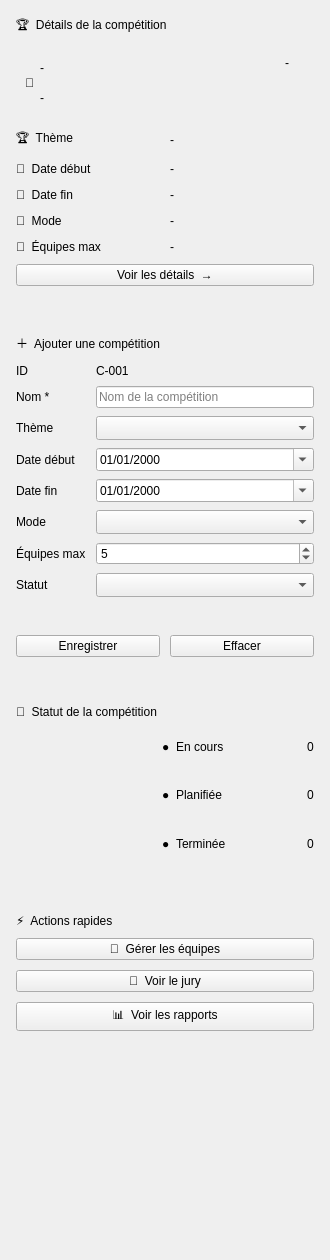
            <widget class="QWidget" name="rightCol">
             <property name="geometry">
              <rect>
               <x>0</x>
               <y>0</y>
               <width>330</width>
               <height>1260</height>
              </rect>
             </property>
             <property name="minimumSize">
              <size>
               <width>330</width>
               <height>0</height>
              </size>
             </property>
             <property name="maximumSize">
              <size>
               <width>330</width>
               <height>16777215</height>
              </size>
             </property>
             <layout class="QVBoxLayout" name="rightLayout">
              <property name="spacing">
               <number>16</number>
              </property>
              <property name="leftMargin">
               <number>0</number>
              </property>
              <property name="topMargin">
               <number>0</number>
              </property>
              <property name="rightMargin">
               <number>0</number>
              </property>
              <property name="bottomMargin">
               <number>0</number>
              </property>
              <item>
               <widget class="QFrame" name="cardDetails">
                <property name="card" stdset="0">
                 <bool>true</bool>
                </property>
                <layout class="QVBoxLayout" name="detailsLayout">
                 <property name="spacing">
                  <number>10</number>
                 </property>
                 <property name="leftMargin">
                  <number>16</number>
                 </property>
                 <property name="topMargin">
                  <number>16</number>
                 </property>
                 <property name="rightMargin">
                  <number>16</number>
                 </property>
                 <property name="bottomMargin">
                  <number>16</number>
                 </property>
                 <item>
                  <widget class="QLabel" name="lblDetails">
                   <property name="role" stdset="0">
                    <string notr="true">cardTitle</string>
                   </property>
                   <property name="text">
                    <string>🏆  Détails de la compétition</string>
                   </property>
                  </widget>
                 </item>
                 <item>
                  <widget class="QFrame" name="detailHead">
                   <layout class="QHBoxLayout" name="detailHeadLayout">
                    <item>
                     <widget class="QLabel" name="dIco">
                      <property name="text">
                       <string>🍃</string>
                      </property>
                     </widget>
                    </item>
                    <item>
                     <layout class="QVBoxLayout" name="detailNameLayout">
                      <item>
                       <widget class="QLabel" name="dNom">
                        <property name="text">
                         <string>-</string>
                        </property>
                       </widget>
                      </item>
                      <item>
                       <widget class="QLabel" name="dId">
                        <property name="text">
                         <string>-</string>
                        </property>
                       </widget>
                      </item>
                     </layout>
                    </item>
                    <item>
                     <spacer name="detailHeadSpacer">
                      <property name="orientation">
                       <enum>Qt::Horizontal</enum>
                      </property>
                      <property name="sizeHint" stdset="0">
                       <size>
                        <width>40</width>
                        <height>20</height>
                       </size>
                      </property>
                     </spacer>
                    </item>
                    <item>
                     <layout class="QVBoxLayout" name="detailBadgeLayout">
                      <item>
                       <widget class="QLabel" name="dBadge">
                        <property name="text">
                         <string>-</string>
                        </property>
                       </widget>
                      </item>
                      <item>
                       <spacer name="detailBadgeSpacer">
                        <property name="orientation">
                         <enum>Qt::Vertical</enum>
                        </property>
                        <property name="sizeHint" stdset="0">
                         <size>
                          <width>20</width>
                          <height>40</height>
                         </size>
                        </property>
                       </spacer>
                      </item>
                     </layout>
                    </item>
                   </layout>
                  </widget>
                 </item>
                 <item>
                  <layout class="QGridLayout" name="detailsGrid">
                   <property name="verticalSpacing">
                    <number>12</number>
                   </property>
                   <item row="0" column="0">
                    <widget class="QLabel" name="dThemeLabel">
                     <property name="text">
                      <string>🏆  Thème</string>
                     </property>
                    </widget>
                   </item>
                   <item row="0" column="1">
                    <widget class="QLabel" name="dTheme">
                     <property name="text">
                      <string>-</string>
                     </property>
                    </widget>
                   </item>
                   <item row="1" column="0">
                    <widget class="QLabel" name="dDebutLabel">
                     <property name="text">
                      <string>📅  Date début</string>
                     </property>
                    </widget>
                   </item>
                   <item row="1" column="1">
                    <widget class="QLabel" name="dDebut">
                     <property name="text">
                      <string>-</string>
                     </property>
                    </widget>
                   </item>
                   <item row="2" column="0">
                    <widget class="QLabel" name="dFinLabel">
                     <property name="text">
                      <string>📅  Date fin</string>
                     </property>
                    </widget>
                   </item>
                   <item row="2" column="1">
                    <widget class="QLabel" name="dFin">
                     <property name="text">
                      <string>-</string>
                     </property>
                    </widget>
                   </item>
                   <item row="3" column="0">
                    <widget class="QLabel" name="dModeLabel">
                     <property name="text">
                      <string>👥  Mode</string>
                     </property>
                    </widget>
                   </item>
                   <item row="3" column="1">
                    <widget class="QLabel" name="dMode">
                     <property name="text">
                      <string>-</string>
                     </property>
                    </widget>
                   </item>
                   <item row="4" column="0">
                    <widget class="QLabel" name="dMaxLabel">
                     <property name="text">
                      <string>👥  Équipes max</string>
                     </property>
                    </widget>
                   </item>
                   <item row="4" column="1">
                    <widget class="QLabel" name="dMax">
                     <property name="text">
                      <string>-</string>
                     </property>
                    </widget>
                   </item>
                  </layout>
                 </item>
                 <item>
                  <widget class="QPushButton" name="btnDetails">
                   <property name="cursor">
                    <cursorShape>PointingHandCursor</cursorShape>
                   </property>
                   <property name="kind" stdset="0">
                    <string notr="true">primary</string>
                   </property>
                   <property name="text">
                    <string>Voir les détails  →</string>
                   </property>
                  </widget>
                 </item>
                </layout>
               </widget>
              </item>
              <item>
               <widget class="QFrame" name="cardAdd">
                <property name="card" stdset="0">
                 <bool>true</bool>
                </property>
                <layout class="QVBoxLayout" name="addLayout">
                 <property name="spacing">
                  <number>12</number>
                 </property>
                 <property name="leftMargin">
                  <number>16</number>
                 </property>
                 <property name="topMargin">
                  <number>16</number>
                 </property>
                 <property name="rightMargin">
                  <number>16</number>
                 </property>
                 <property name="bottomMargin">
                  <number>16</number>
                 </property>
                 <item>
                  <widget class="QLabel" name="lblAdd">
                   <property name="role" stdset="0">
                    <string notr="true">cardTitle</string>
                   </property>
                   <property name="text">
                    <string>＋  Ajouter une compétition</string>
                   </property>
                  </widget>
                 </item>
                 <item>
                  <layout class="QFormLayout" name="addFormLayout">
                   <property name="fieldGrowthPolicy">
                    <enum>QFormLayout::AllNonFixedFieldsGrow</enum>
                   </property>
                   <property name="horizontalSpacing">
                    <number>10</number>
                   </property>
                   <property name="verticalSpacing">
                    <number>8</number>
                   </property>
                   <item row="0" column="0">
                    <widget class="QLabel" name="aIdLabel">
                     <property name="text">
                      <string>ID</string>
                     </property>
                    </widget>
                   </item>
                   <item row="0" column="1">
                    <widget class="QLabel" name="aId">
                     <property name="text">
                      <string>C-001</string>
                     </property>
                    </widget>
                   </item>
                   <item row="1" column="0">
                    <widget class="QLabel" name="aNomLabel">
                     <property name="text">
                      <string>Nom *</string>
                     </property>
                    </widget>
                   </item>
                   <item row="1" column="1">
                    <widget class="QLineEdit" name="aNom">
                     <property name="placeholderText">
                      <string>Nom de la compétition</string>
                     </property>
                    </widget>
                   </item>
                   <item row="2" column="0">
                    <widget class="QLabel" name="aThemeLabel">
                     <property name="text">
                      <string>Thème</string>
                     </property>
                    </widget>
                   </item>
                   <item row="2" column="1">
                    <widget class="QComboBox" name="aTheme">
                     <property name="sizeAdjustPolicy">
                      <enum>QComboBox::AdjustToMinimumContentsLengthWithIcon</enum>
                     </property>
                     <property name="minimumContentsLength">
                      <number>8</number>
                     </property>
                    </widget>
                   </item>
                   <item row="3" column="0">
                    <widget class="QLabel" name="aDebutLabel">
                     <property name="text">
                      <string>Date début</string>
                     </property>
                    </widget>
                   </item>
                   <item row="3" column="1">
                    <widget class="QDateEdit" name="aDebut">
                     <property name="displayFormat">
                      <string notr="true">dd/MM/yyyy</string>
                     </property>
                     <property name="calendarPopup">
                      <bool>true</bool>
                     </property>
                    </widget>
                   </item>
                   <item row="4" column="0">
                    <widget class="QLabel" name="aFinLabel">
                     <property name="text">
                      <string>Date fin</string>
                     </property>
                    </widget>
                   </item>
                   <item row="4" column="1">
                    <widget class="QDateEdit" name="aFin">
                     <property name="displayFormat">
                      <string notr="true">dd/MM/yyyy</string>
                     </property>
                     <property name="calendarPopup">
                      <bool>true</bool>
                     </property>
                    </widget>
                   </item>
                   <item row="5" column="0">
                    <widget class="QLabel" name="aModeLabel">
                     <property name="text">
                      <string>Mode</string>
                     </property>
                    </widget>
                   </item>
                   <item row="5" column="1">
                    <widget class="QComboBox" name="aMode">
                     <property name="sizeAdjustPolicy">
                      <enum>QComboBox::AdjustToMinimumContentsLengthWithIcon</enum>
                     </property>
                     <property name="minimumContentsLength">
                      <number>8</number>
                     </property>
                    </widget>
                   </item>
                   <item row="6" column="0">
                    <widget class="QLabel" name="aMaxLabel">
                     <property name="text">
                      <string>Équipes max</string>
                     </property>
                    </widget>
                   </item>
                   <item row="6" column="1">
                    <widget class="QSpinBox" name="aMax">
                     <property name="minimum">
                      <number>1</number>
                     </property>
                     <property name="maximum">
                      <number>999</number>
                     </property>
                     <property name="value">
                      <number>5</number>
                     </property>
                    </widget>
                   </item>
                   <item row="7" column="0">
                    <widget class="QLabel" name="aStatutLabel">
                     <property name="text">
                      <string>Statut</string>
                     </property>
                    </widget>
                   </item>
                   <item row="7" column="1">
                    <widget class="QComboBox" name="aStatut">
                     <property name="sizeAdjustPolicy">
                      <enum>QComboBox::AdjustToMinimumContentsLengthWithIcon</enum>
                     </property>
                     <property name="minimumContentsLength">
                      <number>8</number>
                     </property>
                    </widget>
                   </item>
                  </layout>
                 </item>
                 <item>
                  <widget class="QLabel" name="aErr">
                   <property name="text">
                    <string />
                   </property>
                   <property name="wordWrap">
                    <bool>true</bool>
                   </property>
                  </widget>
                 </item>
                 <item>
                  <layout class="QHBoxLayout" name="addButtonsLayout" stretch="1,1">
                   <property name="spacing">
                    <number>10</number>
                   </property>
                   <item>
                    <widget class="QPushButton" name="btnSave">
                     <property name="cursor">
                      <cursorShape>PointingHandCursor</cursorShape>
                     </property>
                     <property name="kind" stdset="0">
                      <string notr="true">primary</string>
                     </property>
                     <property name="text">
                      <string>Enregistrer</string>
                     </property>
                    </widget>
                   </item>
                   <item>
                    <widget class="QPushButton" name="btnClear">
                     <property name="cursor">
                      <cursorShape>PointingHandCursor</cursorShape>
                     </property>
                     <property name="kind" stdset="0">
                      <string notr="true">outline</string>
                     </property>
                     <property name="text">
                      <string>Effacer</string>
                     </property>
                    </widget>
                   </item>
                  </layout>
                 </item>
                </layout>
               </widget>
              </item>
              <item>
               <widget class="QFrame" name="cardStatut">
                <property name="card" stdset="0">
                 <bool>true</bool>
                </property>
                <layout class="QVBoxLayout" name="statutLayout">
                 <property name="leftMargin">
                  <number>16</number>
                 </property>
                 <property name="topMargin">
                  <number>16</number>
                 </property>
                 <property name="rightMargin">
                  <number>16</number>
                 </property>
                 <property name="bottomMargin">
                  <number>16</number>
                 </property>
                 <item>
                  <widget class="QLabel" name="lblStatut">
                   <property name="role" stdset="0">
                    <string notr="true">cardTitle</string>
                   </property>
                   <property name="text">
                    <string>👥  Statut de la compétition</string>
                   </property>
                  </widget>
                 </item>
                 <item>
                  <layout class="QHBoxLayout" name="statutRowLayout">
                   <item>
                    <widget class="Donut" name="donut">
                     <property name="minimumSize">
                      <size>
                       <width>140</width>
                       <height>140</height>
                      </size>
                     </property>
                     <property name="maximumSize">
                      <size>
                       <width>140</width>
                       <height>140</height>
                      </size>
                     </property>
                    </widget>
                   </item>
                   <item>
                    <layout class="QVBoxLayout" name="legendLayout">
                     <item>
                      <layout class="QHBoxLayout" name="legendCoursLayout">
                       <item>
                        <widget class="QLabel" name="dotCours">
                         <property name="text">
                          <string>●</string>
                         </property>
                        </widget>
                       </item>
                       <item>
                        <widget class="QLabel" name="legNameCours">
                         <property name="text">
                          <string>En cours</string>
                         </property>
                        </widget>
                       </item>
                       <item>
                        <spacer name="legendCoursSpacer">
                         <property name="orientation">
                          <enum>Qt::Horizontal</enum>
                         </property>
                         <property name="sizeHint" stdset="0">
                          <size>
                           <width>40</width>
                           <height>20</height>
                          </size>
                         </property>
                        </spacer>
                       </item>
                       <item>
                        <widget class="QLabel" name="legCours">
                         <property name="text">
                          <string>0</string>
                         </property>
                        </widget>
                       </item>
                      </layout>
                     </item>
                     <item>
                      <layout class="QHBoxLayout" name="legendPlanifieeLayout">
                       <item>
                        <widget class="QLabel" name="dotPlanifiee">
                         <property name="text">
                          <string>●</string>
                         </property>
                        </widget>
                       </item>
                       <item>
                        <widget class="QLabel" name="legNamePlanifiee">
                         <property name="text">
                          <string>Planifiée</string>
                         </property>
                        </widget>
                       </item>
                       <item>
                        <spacer name="legendPlanifieeSpacer">
                         <property name="orientation">
                          <enum>Qt::Horizontal</enum>
                         </property>
                         <property name="sizeHint" stdset="0">
                          <size>
                           <width>40</width>
                           <height>20</height>
                          </size>
                         </property>
                        </spacer>
                       </item>
                       <item>
                        <widget class="QLabel" name="legPlanifiee">
                         <property name="text">
                          <string>0</string>
                         </property>
                        </widget>
                       </item>
                      </layout>
                     </item>
                     <item>
                      <layout class="QHBoxLayout" name="legendTermineeLayout">
                       <item>
                        <widget class="QLabel" name="dotTerminee">
                         <property name="text">
                          <string>●</string>
                         </property>
                        </widget>
                       </item>
                       <item>
                        <widget class="QLabel" name="legNameTerminee">
                         <property name="text">
                          <string>Terminée</string>
                         </property>
                        </widget>
                       </item>
                       <item>
                        <spacer name="legendTermineeSpacer">
                         <property name="orientation">
                          <enum>Qt::Horizontal</enum>
                         </property>
                         <property name="sizeHint" stdset="0">
                          <size>
                           <width>40</width>
                           <height>20</height>
                          </size>
                         </property>
                        </spacer>
                       </item>
                       <item>
                        <widget class="QLabel" name="legTerminee">
                         <property name="text">
                          <string>0</string>
                         </property>
                        </widget>
                       </item>
                      </layout>
                     </item>
                    </layout>
                   </item>
                  </layout>
                 </item>
                </layout>
               </widget>
              </item>
              <item>
               <widget class="QFrame" name="cardActions">
                <property name="card" stdset="0">
                 <bool>true</bool>
                </property>
                <layout class="QVBoxLayout" name="actionsLayout">
                 <property name="spacing">
                  <number>10</number>
                 </property>
                 <property name="leftMargin">
                  <number>16</number>
                 </property>
                 <property name="topMargin">
                  <number>16</number>
                 </property>
                 <property name="rightMargin">
                  <number>16</number>
                 </property>
                 <property name="bottomMargin">
                  <number>16</number>
                 </property>
                 <item>
                  <widget class="QLabel" name="lblActions">
                   <property name="role" stdset="0">
                    <string notr="true">cardTitle</string>
                   </property>
                   <property name="text">
                    <string>⚡  Actions rapides</string>
                   </property>
                  </widget>
                 </item>
                 <item>
                  <widget class="QPushButton" name="btnTeams">
                   <property name="cursor">
                    <cursorShape>PointingHandCursor</cursorShape>
                   </property>
                   <property name="kind" stdset="0">
                    <string notr="true">primary</string>
                   </property>
                   <property name="text">
                    <string>👥  Gérer les équipes</string>
                   </property>
                  </widget>
                 </item>
                 <item>
                  <widget class="QPushButton" name="btnViewJury">
                   <property name="cursor">
                    <cursorShape>PointingHandCursor</cursorShape>
                   </property>
                   <property name="kind" stdset="0">
                    <string notr="true">outline</string>
                   </property>
                   <property name="text">
                    <string>👤  Voir le jury</string>
                   </property>
                  </widget>
                 </item>
                 <item>
                  <widget class="QPushButton" name="btnReports">
                   <property name="cursor">
                    <cursorShape>PointingHandCursor</cursorShape>
                   </property>
                   <property name="kind" stdset="0">
                    <string notr="true">outline</string>
                   </property>
                   <property name="text">
                    <string>📊  Voir les rapports</string>
                   </property>
                  </widget>
                 </item>
                </layout>
               </widget>
              </item>
              <item>
               <spacer name="rightSpacer">
                <property name="orientation">
                 <enum>Qt::Vertical</enum>
                </property>
                <property name="sizeHint" stdset="0">
                 <size>
                  <width>20</width>
                  <height>40</height>
                 </size>
                </property>
               </spacer>
              </item>
             </layout>
            </widget>
